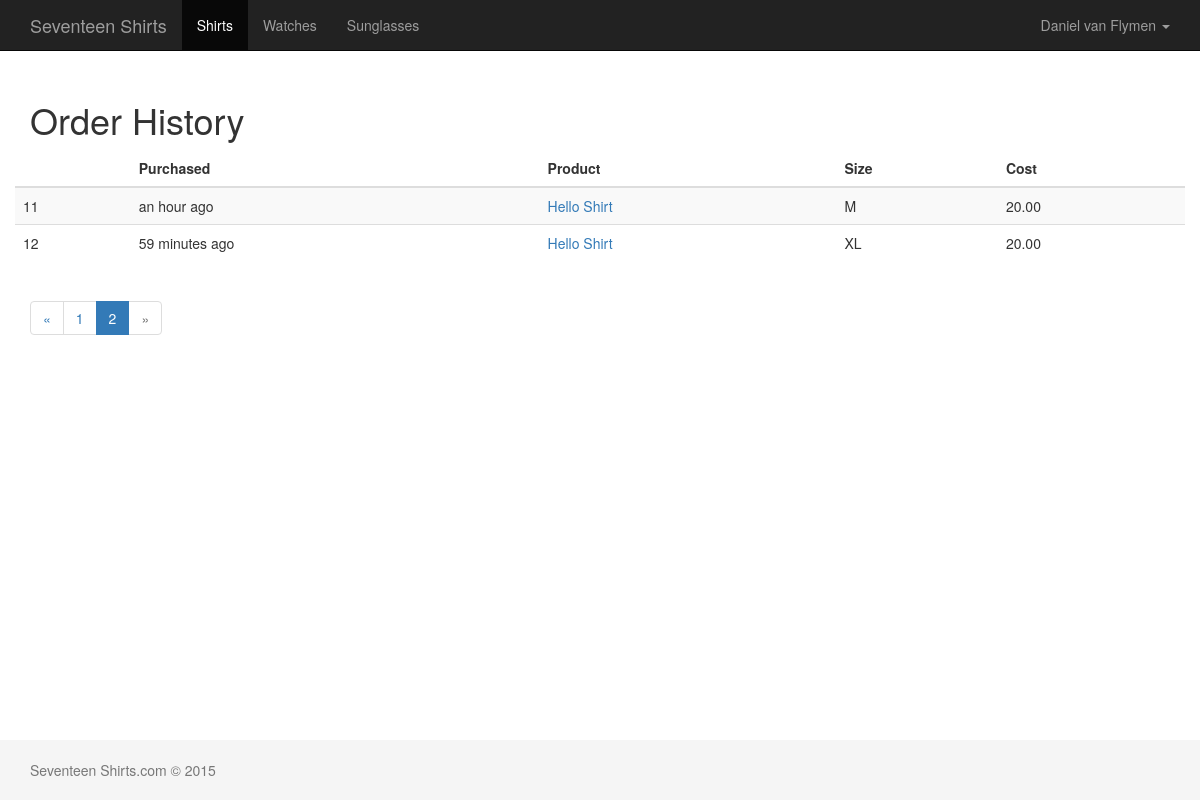
The app's page /accounts/history?page=2 (signed in) with its own data.
### shop/models.py (models this page shows, shortened)
class Order(models.Model):
    SIZES = (
        (u'S', u'Small'),
        (u'M', u'Medium'),
        (u'L', u'Large'),
        (u'XL', u'X-Large'),
    )
    customer = models.ForeignKey(User)
    product = models.ForeignKey(Product)
    size = models.CharField(max_length=2, choices=SIZES)
    price = models.DecimalField(max_digits=8, decimal_places=2)
    create_date = models.DateTimeField(auto_now_add=True)

class Product(models.Model):
    name = models.CharField(max_length=200)
    description = models.TextField()
    current_price = models.DecimalField(max_digits=8, decimal_places=2)
    def __unicode__(self):
        return self.name

### accounts/views.py (the view)
@login_required
def user_history(request):
    orders = Order.objects.all()
    paginator = Paginator(orders, 10)
    page = request.GET.get('page')
    try:
        orders = paginator.page(page)
    except PageNotAnInteger:
        orders = paginator.page(1)
    except EmptyPage:
        orders = paginator.page(paginator.num_pages)
    context_dict = {
        'page_title': "Order History",
        'orders': orders,
        'navbar': "my_account"
    }
    return render(request, 'accounts/history.html', context_dict)

### templates/accounts/history.html (shortened to what this page needs)
{% extends "_shared/base.html" %}
{% load humanize %}
{% block content %}
    <h1>{{ page_title }}</h1>
    <div class="row">
        <table class="table table-striped">
            <thead>
                <th></th>
                <th>Purchased</th>
                <th>Product</th>
                <th>Size</th>
                <th>Cost</th>
            </thead>
            <tbody>
                {% for order in orders %}
                    <tr>
                        <td>{{ order.id }}</td>
                        <td>{{ order.create_date|naturaltime }}</td>
                        <td><a href="{% url 'shop:detail' order.product.id %}" target="_blank">{{ order.product }}</a></td>
                        <td>{{ order.size }}</td>
                        <td>{{ order.price }}</td>
                    </tr>
                 {% endfor %}
            </tbody>
        </table>
    </div>
    <nav>
        <ul class="pagination">
            {% if orders.has_previous %}
                <li><a href="?page={{ orders.previous_page_number }}" aria-label="Previous">&laquo;</a></li>
            {% else %}
                <li class="disabled"><a href="#" aria-label="Previous"><span aria-hidden="true">&laquo;</span></a></li>
            {% endif %}
            {% for page in orders.paginator.page_range %}
                {% if page == orders.number  %}
                    <li class="active"><a href="?page={{ page }}">{{ page }} </a></li>
                {% else %}
                    <li><a href="?page={{ page }}">{{ page }} </a></li>
                {%  endif %}
            {% endfor %}
            {% if orders.has_next %}
                <li><a href="?page={{ orders.next_page_number }}" aria-label="Next"><span aria-hidden="true">&raquo;</span></a></li>
            {% else %}
                <li class="disabled"><a href="#" aria-label="Next"><span aria-hidden="true">&raquo;</span></a></li>
            {% endif %}
        </ul>
    </nav>
{% endblock %}

### static/css/base.css (style rules this page uses)
html { position: relative; min-height: 100%; }
body { margin-bottom: 60px; }

### records on screen
Order: id "11", create_date "an hour ago", product "Hello Shirt", size "M", price "20.00"
Order: id "12", create_date "59 minutes ago", product "Hello Shirt", size "XL", price "20.00"

### other values on screen
{{ page_title }} "Order History"
{{ page }} "1"
{{ page }} "2"
